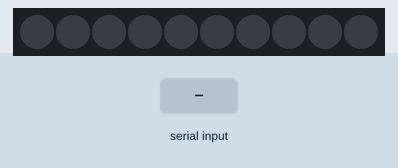
Simulated run of this sketch. Board: Arduino Uno, built with avr-gcc and run on an emulated ATmega328P. Parts: 10 RGB LEDs in strip order, left to right. Inputs (shaded band) come from the test bench.

Above: at 1.2 s.
1.3 s: "3" received over Serial
At 1.45 s:
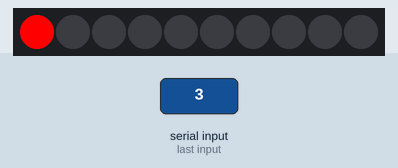
3.7 s: "v1\n" received over Serial
At 4.8 s:
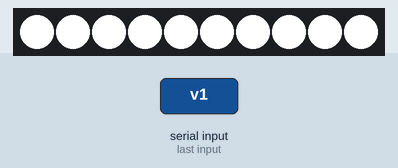
5.2 s: "2" received over Serial
At 5.35 s:
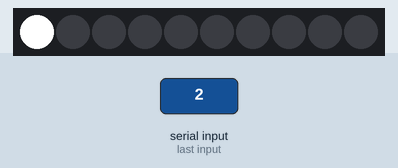
7.6 s: "0" received over Serial
At 8.6 s:
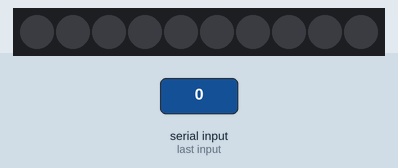
9.1 s: "1" received over Serial
At 9.4 s:
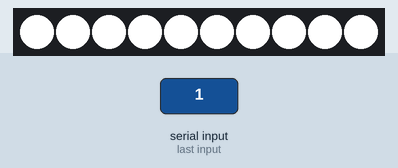
10.6 s: "3" received over Serial
At 10.75 s:
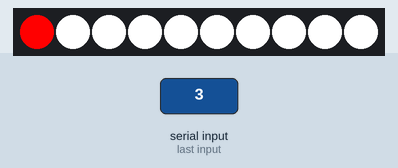
Timing chart, 0 to 13.6 s (numbered marks = the images above; inputs shaded):
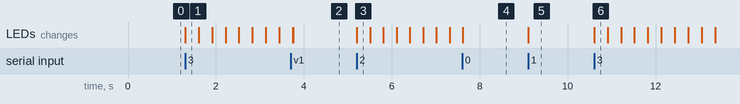

Measured:
- after the input at 1.3 s, the LEDs: change at once (image 1)
- after the input at 3.7 s, the LEDs: first change after 0.05 s (image 2 shows a later state)
- after the input at 5.2 s, the LEDs: change at once (image 3)
- after the input at 7.6 s, the LEDs: change at once (image 4)
- after the input at 9.1 s, the LEDs: change at once (image 5)
- after the input at 10.6 s, the LEDs: change at once (image 6)

The sketch:

leds_and_bluetooth.ino
```cpp
#include <Adafruit_NeoPixel.h>
#ifdef __AVR__
#include <avr/power.h>
#endif

#define LEDS_COUNT      10    // количество светодиодов WS2812
#define LED_PIN         5    // пин для подключения WS2812
#define CHANGE_TIME     30   // интервал смены эффектов, сек
#define EFFECTS_COUNT   3    // количество эффектов

// Parameter 1 = number of pixels in strip
// Parameter 2 = Arduino pin number (most are valid)
// Parameter 3 = pixel type flags, add together as needed:
//   NEO_KHZ800  800 KHz bitstream (most NeoPixel products w/WS2812 LEDs)
//   NEO_KHZ400  400 KHz (classic 'v1' (not v2) FLORA pixels, WS2811 drivers)
//   NEO_GRB     Pixels are wired for GRB bitstream (most NeoPixel products)
//   NEO_RGB     Pixels are wired for RGB bitstream (v1 FLORA pixels, not v2)
Adafruit_NeoPixel pixels = Adafruit_NeoPixel(LEDS_COUNT, LED_PIN, NEO_GRB + NEO_KHZ800);

// IMPORTANT: To reduce NeoPixel burnout risk, add 1000 uF capacitor across
// pixel power leads, add 300 - 500 Ohm resistor on first pixel's data input
// and minimize distance between Arduino and first pixel.  Avoid connecting
// on a live circuit...if you must, connect GND first.
byte effectNumber;         // переменная для хранения номера эффекта
unsigned long timeStamp;   // переменная для хранения времени последней смены эффекта

int val;
boolean repeatVal = false;

void setup()
{
  Serial.begin(9600);
  pixels.begin();
  pixels.show(); // Initialize all pixels to 'off'
}

void loop()
{

  if (Serial.available() || repeatVal)  {
    if (repeatVal == true)
    {
      repeatVal = false;
    }
    else
    {
      val = Serial.read();
    }
    // Serial.println(val);
    if ( val == '0')  // При символе "0" (ноль) выключаем
    {
      turnOffAllLeds();
    }
    if (val == '1')  // При символе "1" включаем светодиод
    {
      turnOnAllLeds();
    }
    if (val == '2')  // При символе "1" включаем светодиод
    {
      turnOffAllLeds();
      stairway();
    }
    if (val == '3')  // При символе "1" включаем светодиод
    {
      rainbowCycle(30);
      turnOffAllLeds();
    }
  }
}

void turnOffAllLeds() {
  for ( int i = 0; i < LEDS_COUNT; i++) {
    pixels.setPixelColor(i, pixels.Color(0, 0, 0));
    pixels.show();
  }
}

void turnOnAllLeds() {
  for ( int i = 0; i < LEDS_COUNT; i++) {
    pixels.setPixelColor(i, pixels.Color(255, 255, 255));
    pixels.show();
  }
}


void rainbowCycle(int wait)
{
  int j;
  int i;
  boolean stopLoopFlag = false;
  for (j = 0; j < 255 && stopLoopFlag == false; j++) { // 5 cycles of all colors on wheel

    for (i = 0 ; i < LEDS_COUNT && stopLoopFlag == false; i++)
    {
      pixels.setPixelColor(i, wheel(((255 / 1) + j) & 255));
      pixels.show();
      delay(wait);
    }

    // stop for condition
    if (Serial.available() ) {
      val = Serial.read();
      repeatVal = true;
      stopLoopFlag = true;
    }

  }
}

void stairway()
{
  int i;
  boolean stopLoopFlag = false;
  while (stopLoopFlag == false)
  {
    for (i = 0 ; i < LEDS_COUNT && stopLoopFlag == false; i++)
    {
      pixels.setPixelColor(i, pixels.Color(255, 255, 255));
      pixels.show();
      delay(300);
      pixels.setPixelColor(i, pixels.Color(0, 0, 0));
      pixels.show();


      // stop for condition
      if (Serial.available() ) {
        val = Serial.read();
        repeatVal = true;
        stopLoopFlag = true;
      }
    }
  }
}

uint32_t wheel(byte WheelPos)
{
  WheelPos = 255 - WheelPos;
  if (WheelPos < 85) {
    return pixels.Color(255 - WheelPos * 3, 0, WheelPos * 3);
  }
  if (WheelPos < 170) {
    WheelPos -= 85;
    return pixels.Color(0, WheelPos * 3, 255 - WheelPos * 3);
  }
  WheelPos -= 170;
  return pixels.Color(WheelPos * 3, 255 - WheelPos * 3, 0);
}
```
